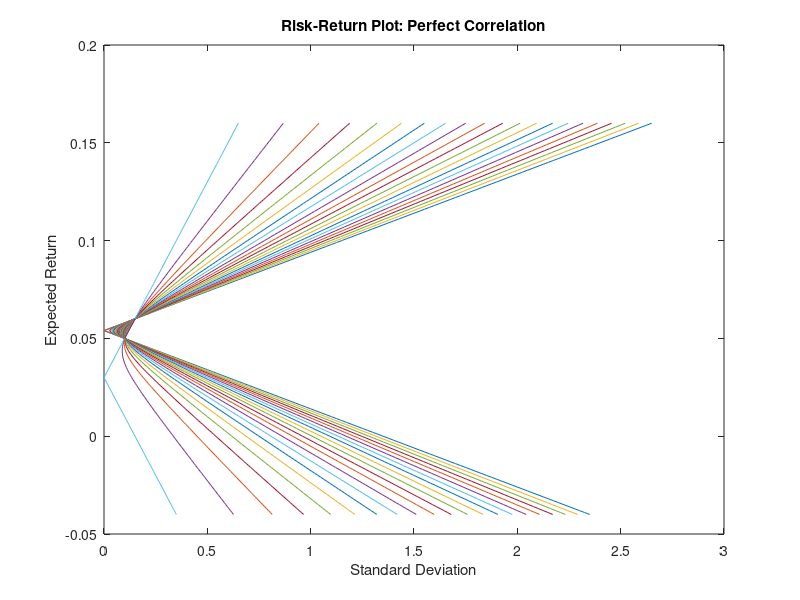

MATLAB code for this plot:
%% Problem 1.8
clear;clc;
prob = [0.1, 0.1, 0.2, 0.2, 0.2, 0.1, 0.1];
returns = [-3, -2, -1, 0, 1, 2, 10];
prob_return = [prob;returns]'
meanReturn = prob*returns'
varReturn = 0;
for i = 1:size(returns, 2)
    varReturn = varReturn + prob(i)*(returns(i) - meanReturn)^2;
end
stdReturn = sqrt(varReturn)
%% Problem 1.8
clear;clc;
exp_return = [10, 12, 14];
Cov = [6,1,0;1,5,1;0,1,4];
xA = [0.5, 0.5, 0];
xB = [0, 0.5, 0.5];
% find expected returns of A and B
exp_returnA = xA*exp_return'
exp_returnB = xB*exp_return'
% var_returnA = xA*Cov*xA'
% var_returnB = xB*Cov*xB'
pre = diag([1/sqrt(6),1/sqrt(5),1/sqrt(4)])
post = pre
pre*Cov*post %correlation of retrurns given by the off-diagonal terms

%% Chapter 2 Demo: 2 Asset Portfolio
clear;clc;
stdS = 0.15;
stdB = 0.1;
returnS = 0.06;
returnB = 0.05;
%%% ------- Correlation Parameter: Change to tune plot -------- %%%
rhoBS = 0;
%%% ----------------------------------------------------------- %%%
for rhoBS = -1:0.1:1
    % create plot of ER and varR by varying Xb
    dx = 0.1
    xb = -10:dx:10; returnALL = []; varALL = [];
    % including short sell: any Xb
    for i = 1:1:size(xb,2)
        returnALL = [returnALL xb(i)*returnB + (1 - xb(i))*returnS];
        varALL = [varALL sqrt((xb(i)*stdB)^2 + ((1 - xb(i))*stdS)^2 + 2*xb(i)*(1 - xb(i))*stdB*stdS*rhoBS)];
    end
    figure(1)
    plot(varALL, returnALL); hold on;
    % no short sell: Xb+Xs=1 strictly enforced
    dx = 0.1
    xb = 0:dx:1; returnALL = []; varALL = [];
    for i = 1:1:size(xb,2)
        returnALL = [returnALL xb(i)*returnB + (1 - xb(i))*returnS];
        varALL = [varALL sqrt((xb(i)*stdB)^2 + ((1 - xb(i))*stdS)^2 + 2*xb(i)*(1 - xb(i))*stdB*stdS*rhoBS)];
    end
    plot(varALL, returnALL);
    title("Risk-Return Plot: Perfect Correlation")
    xlabel("Standard Deviation")
    ylabel("Expected Return")
    pause(1)
end




